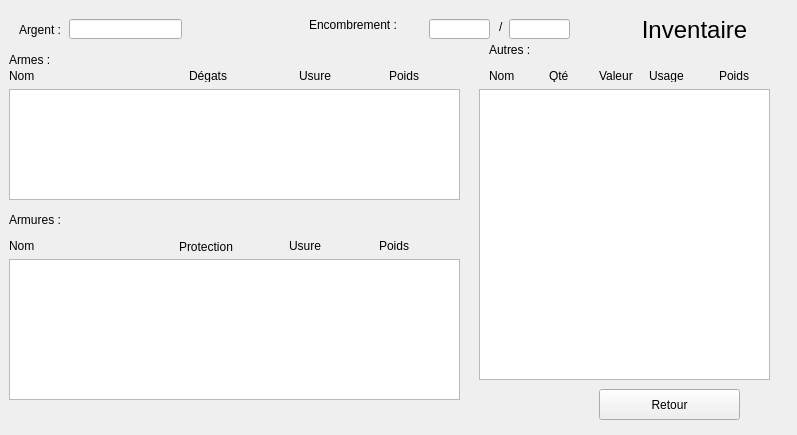
<?xml version="1.0" encoding="UTF-8"?>
<ui version="4.0">
 <class>formModifierPersonnage</class>
 <widget class="QDialog" name="formModifierPersonnage">
  <property name="geometry">
   <rect>
    <x>0</x>
    <y>0</y>
    <width>797</width>
    <height>435</height>
   </rect>
  </property>
  <property name="windowTitle">
   <string>Dialog</string>
  </property>
  <widget class="QStackedWidget" name="stackedWidget">
   <property name="geometry">
    <rect>
     <x>-1</x>
     <y>-1</y>
     <width>791</width>
     <height>431</height>
    </rect>
   </property>
   <property name="currentIndex">
    <number>1</number>
   </property>
   <widget class="QWidget" name="FeuillePersonnage">
    <widget class="QPushButton" name="InventaireButton">
     <property name="geometry">
      <rect>
       <x>13</x>
       <y>290</y>
       <width>75</width>
       <height>23</height>
      </rect>
     </property>
     <property name="text">
      <string>Inventaire</string>
     </property>
    </widget>
    <widget class="QLabel" name="Attribut_1Label">
     <property name="geometry">
      <rect>
       <x>10</x>
       <y>162</y>
       <width>83</width>
       <height>20</height>
      </rect>
     </property>
     <property name="text">
      <string>Attribut 1</string>
     </property>
    </widget>
    <widget class="QLabel" name="label">
     <property name="geometry">
      <rect>
       <x>231</x>
       <y>10</y>
       <width>351</width>
       <height>31</height>
      </rect>
     </property>
     <property name="font">
      <font>
       <pointsize>18</pointsize>
      </font>
     </property>
     <property name="text">
      <string>Feuille de Personnage :</string>
     </property>
     <property name="alignment">
      <set>Qt::AlignCenter</set>
     </property>
    </widget>
    <widget class="QLabel" name="label_22">
     <property name="geometry">
      <rect>
       <x>389</x>
       <y>66</y>
       <width>62</width>
       <height>20</height>
      </rect>
     </property>
     <property name="text">
      <string>Race :</string>
     </property>
    </widget>
    <widget class="QLabel" name="label_24">
     <property name="geometry">
      <rect>
       <x>10</x>
       <y>117</y>
       <width>759</width>
       <height>13</height>
      </rect>
     </property>
     <property name="text">
      <string>______________________________________________________________________________</string>
     </property>
     <property name="alignment">
      <set>Qt::AlignCenter</set>
     </property>
    </widget>
    <widget class="QListWidget" name="CompetenceList">
     <property name="geometry">
      <rect>
       <x>536</x>
       <y>162</y>
       <width>233</width>
       <height>73</height>
      </rect>
     </property>
    </widget>
    <widget class="QLineEdit" name="PVmaxEdit">
     <property name="geometry">
      <rect>
       <x>329</x>
       <y>136</y>
       <width>86</width>
       <height>20</height>
      </rect>
     </property>
    </widget>
    <widget class="QLineEdit" name="Attribut_4Edit">
     <property name="geometry">
      <rect>
       <x>421</x>
       <y>162</y>
       <width>109</width>
       <height>20</height>
      </rect>
     </property>
    </widget>
    <widget class="QLabel" name="Attribut_4Label">
     <property name="geometry">
      <rect>
       <x>307</x>
       <y>162</y>
       <width>108</width>
       <height>20</height>
      </rect>
     </property>
     <property name="text">
      <string>Attribut 4</string>
     </property>
    </widget>
    <widget class="QLabel" name="SanteLabel">
     <property name="geometry">
      <rect>
       <x>91</x>
       <y>136</y>
       <width>94</width>
       <height>20</height>
      </rect>
     </property>
     <property name="text">
      <string>PV :</string>
     </property>
    </widget>
    <widget class="QLabel" name="label_16">
     <property name="geometry">
      <rect>
       <x>307</x>
       <y>136</y>
       <width>16</width>
       <height>20</height>
      </rect>
     </property>
     <property name="text">
      <string>/</string>
     </property>
    </widget>
    <widget class="QLabel" name="ImagePerosnnageLabel">
     <property name="geometry">
      <rect>
       <x>15</x>
       <y>18</y>
       <width>111</width>
       <height>111</height>
      </rect>
     </property>
     <property name="text">
      <string/>
     </property>
    </widget>
    <widget class="QLineEdit" name="ClasseEdit">
     <property name="geometry">
      <rect>
       <x>457</x>
       <y>92</y>
       <width>155</width>
       <height>20</height>
      </rect>
     </property>
    </widget>
    <widget class="QLineEdit" name="Attribut_2Edit">
     <property name="geometry">
      <rect>
       <x>99</x>
       <y>188</y>
       <width>86</width>
       <height>20</height>
      </rect>
     </property>
    </widget>
    <widget class="QLabel" name="label_12">
     <property name="geometry">
      <rect>
       <x>142</x>
       <y>92</y>
       <width>43</width>
       <height>20</height>
      </rect>
     </property>
     <property name="text">
      <string>Nom :</string>
     </property>
    </widget>
    <widget class="QLineEdit" name="PrenomPersonnageEdit">
     <property name="geometry">
      <rect>
       <x>191</x>
       <y>66</y>
       <width>181</width>
       <height>20</height>
      </rect>
     </property>
    </widget>
    <widget class="QLabel" name="Attribut_2Label">
     <property name="geometry">
      <rect>
       <x>10</x>
       <y>188</y>
       <width>75</width>
       <height>20</height>
      </rect>
     </property>
     <property name="text">
      <string>Attribut 2 </string>
     </property>
    </widget>
    <widget class="QLabel" name="label_8">
     <property name="geometry">
      <rect>
       <x>389</x>
       <y>92</y>
       <width>62</width>
       <height>20</height>
      </rect>
     </property>
     <property name="text">
      <string>Classe :</string>
     </property>
    </widget>
    <widget class="QLineEdit" name="PVactuelEdit">
     <property name="geometry">
      <rect>
       <x>191</x>
       <y>136</y>
       <width>110</width>
       <height>20</height>
      </rect>
     </property>
    </widget>
    <widget class="QLineEdit" name="Attribut_3Edit">
     <property name="geometry">
      <rect>
       <x>99</x>
       <y>214</y>
       <width>86</width>
       <height>20</height>
      </rect>
     </property>
    </widget>
    <widget class="QLabel" name="label_7">
     <property name="geometry">
      <rect>
       <x>411</x>
       <y>40</y>
       <width>201</width>
       <height>20</height>
      </rect>
     </property>
     <property name="text">
      <string>Joueur :</string>
     </property>
    </widget>
    <widget class="QLabel" name="label_19">
     <property name="geometry">
      <rect>
       <x>145</x>
       <y>238</y>
       <width>155</width>
       <height>13</height>
      </rect>
     </property>
     <property name="text">
      <string>Descriptif :</string>
     </property>
    </widget>
    <widget class="QLabel" name="label_20">
     <property name="geometry">
      <rect>
       <x>635</x>
       <y>68</y>
       <width>40</width>
       <height>20</height>
      </rect>
     </property>
     <property name="text">
      <string>Niveau :</string>
     </property>
    </widget>
    <widget class="QLabel" name="label_18">
     <property name="geometry">
      <rect>
       <x>641</x>
       <y>96</y>
       <width>40</width>
       <height>20</height>
      </rect>
     </property>
     <property name="text">
      <string>Sexe :</string>
     </property>
    </widget>
    <widget class="QLabel" name="label_11">
     <property name="geometry">
      <rect>
       <x>536</x>
       <y>136</y>
       <width>233</width>
       <height>20</height>
      </rect>
     </property>
     <property name="text">
      <string>Compétences :</string>
     </property>
    </widget>
    <widget class="QLabel" name="Attribut_3Label">
     <property name="geometry">
      <rect>
       <x>10</x>
       <y>214</y>
       <width>75</width>
       <height>21</height>
      </rect>
     </property>
     <property name="text">
      <string>Attribut 3</string>
     </property>
    </widget>
    <widget class="QTextEdit" name="DescriptifEdit">
     <property name="geometry">
      <rect>
       <x>105</x>
       <y>268</y>
       <width>678</width>
       <height>131</height>
      </rect>
     </property>
    </widget>
    <widget class="QLineEdit" name="RaceEdit">
     <property name="geometry">
      <rect>
       <x>457</x>
       <y>66</y>
       <width>155</width>
       <height>20</height>
      </rect>
     </property>
    </widget>
    <widget class="QPushButton" name="retourButton">
     <property name="geometry">
      <rect>
       <x>705</x>
       <y>408</y>
       <width>75</width>
       <height>23</height>
      </rect>
     </property>
     <property name="text">
      <string>Retour</string>
     </property>
    </widget>
    <widget class="QLineEdit" name="NomEdit">
     <property name="geometry">
      <rect>
       <x>191</x>
       <y>92</y>
       <width>181</width>
       <height>20</height>
      </rect>
     </property>
    </widget>
    <widget class="QLineEdit" name="Attribut_6Edit">
     <property name="geometry">
      <rect>
       <x>421</x>
       <y>214</y>
       <width>109</width>
       <height>20</height>
      </rect>
     </property>
    </widget>
    <widget class="QLineEdit" name="Attribut_5Edit">
     <property name="geometry">
      <rect>
       <x>421</x>
       <y>188</y>
       <width>109</width>
       <height>20</height>
      </rect>
     </property>
    </widget>
    <widget class="QLineEdit" name="AgeEdit">
     <property name="geometry">
      <rect>
       <x>687</x>
       <y>46</y>
       <width>91</width>
       <height>20</height>
      </rect>
     </property>
    </widget>
    <widget class="QLineEdit" name="Attribut_1Edit">
     <property name="geometry">
      <rect>
       <x>99</x>
       <y>162</y>
       <width>86</width>
       <height>20</height>
      </rect>
     </property>
    </widget>
    <widget class="QLabel" name="label_9">
     <property name="geometry">
      <rect>
       <x>142</x>
       <y>66</y>
       <width>43</width>
       <height>20</height>
      </rect>
     </property>
     <property name="text">
      <string>Prénom :</string>
     </property>
    </widget>
    <widget class="QLabel" name="Attribut_6Label">
     <property name="geometry">
      <rect>
       <x>307</x>
       <y>214</y>
       <width>108</width>
       <height>21</height>
      </rect>
     </property>
     <property name="text">
      <string>Attribut 6</string>
     </property>
    </widget>
    <widget class="QLabel" name="label_23">
     <property name="geometry">
      <rect>
       <x>641</x>
       <y>46</y>
       <width>40</width>
       <height>20</height>
      </rect>
     </property>
     <property name="text">
      <string>Age :</string>
     </property>
    </widget>
    <widget class="QLabel" name="Attribut_5Label">
     <property name="geometry">
      <rect>
       <x>307</x>
       <y>188</y>
       <width>108</width>
       <height>20</height>
      </rect>
     </property>
     <property name="text">
      <string>Attribut 5</string>
     </property>
    </widget>
    <widget class="QLineEdit" name="SexeEdit">
     <property name="geometry">
      <rect>
       <x>687</x>
       <y>98</y>
       <width>91</width>
       <height>20</height>
      </rect>
     </property>
    </widget>
    <widget class="QLineEdit" name="NiveauEdit">
     <property name="geometry">
      <rect>
       <x>687</x>
       <y>72</y>
       <width>91</width>
       <height>20</height>
      </rect>
     </property>
    </widget>
   </widget>
   <widget class="QWidget" name="Inventaire">
    <widget class="QLabel" name="label_2">
     <property name="geometry">
      <rect>
       <x>490</x>
       <y>40</y>
       <width>91</width>
       <height>21</height>
      </rect>
     </property>
     <property name="text">
      <string>Autres :</string>
     </property>
    </widget>
    <widget class="QLabel" name="label_5">
     <property name="geometry">
      <rect>
       <x>310</x>
       <y>10</y>
       <width>111</width>
       <height>31</height>
      </rect>
     </property>
     <property name="text">
      <string>Encombrement :</string>
     </property>
    </widget>
    <widget class="QLineEdit" name="ArgentLineEdit">
     <property name="geometry">
      <rect>
       <x>70</x>
       <y>20</y>
       <width>113</width>
       <height>20</height>
      </rect>
     </property>
    </widget>
    <widget class="QTableView" name="ObjetTable">
     <property name="geometry">
      <rect>
       <x>480</x>
       <y>90</y>
       <width>291</width>
       <height>291</height>
      </rect>
     </property>
    </widget>
    <widget class="QLineEdit" name="EncombrementValeurEdit">
     <property name="geometry">
      <rect>
       <x>430</x>
       <y>20</y>
       <width>61</width>
       <height>20</height>
      </rect>
     </property>
    </widget>
    <widget class="QLabel" name="label_27">
     <property name="geometry">
      <rect>
       <x>380</x>
       <y>240</y>
       <width>47</width>
       <height>13</height>
      </rect>
     </property>
     <property name="text">
      <string>Poids</string>
     </property>
    </widget>
    <widget class="QLabel" name="label_14">
     <property name="geometry">
      <rect>
       <x>190</x>
       <y>70</y>
       <width>47</width>
       <height>13</height>
      </rect>
     </property>
     <property name="text">
      <string>Dégats</string>
     </property>
    </widget>
    <widget class="QLabel" name="label_32">
     <property name="geometry">
      <rect>
       <x>720</x>
       <y>70</y>
       <width>47</width>
       <height>13</height>
      </rect>
     </property>
     <property name="text">
      <string>Poids</string>
     </property>
    </widget>
    <widget class="QLineEdit" name="EncombrementSeuilEdit">
     <property name="geometry">
      <rect>
       <x>510</x>
       <y>20</y>
       <width>61</width>
       <height>20</height>
      </rect>
     </property>
    </widget>
    <widget class="QLabel" name="label_15">
     <property name="geometry">
      <rect>
       <x>300</x>
       <y>70</y>
       <width>47</width>
       <height>13</height>
      </rect>
     </property>
     <property name="text">
      <string>Usure</string>
     </property>
    </widget>
    <widget class="QLabel" name="label_26">
     <property name="geometry">
      <rect>
       <x>290</x>
       <y>240</y>
       <width>47</width>
       <height>13</height>
      </rect>
     </property>
     <property name="text">
      <string>Usure</string>
     </property>
    </widget>
    <widget class="QLabel" name="label_3">
     <property name="geometry">
      <rect>
       <x>10</x>
       <y>50</y>
       <width>71</width>
       <height>21</height>
      </rect>
     </property>
     <property name="text">
      <string>Armes :</string>
     </property>
    </widget>
    <widget class="QLabel" name="label_13">
     <property name="geometry">
      <rect>
       <x>10</x>
       <y>70</y>
       <width>47</width>
       <height>13</height>
      </rect>
     </property>
     <property name="text">
      <string>Nom</string>
     </property>
    </widget>
    <widget class="QTableView" name="ArmesTable">
     <property name="geometry">
      <rect>
       <x>10</x>
       <y>90</y>
       <width>451</width>
       <height>111</height>
      </rect>
     </property>
    </widget>
    <widget class="QLabel" name="label_6">
     <property name="geometry">
      <rect>
       <x>500</x>
       <y>20</y>
       <width>16</width>
       <height>16</height>
      </rect>
     </property>
     <property name="text">
      <string>/</string>
     </property>
    </widget>
    <widget class="QLabel" name="label_25">
     <property name="geometry">
      <rect>
       <x>180</x>
       <y>240</y>
       <width>61</width>
       <height>16</height>
      </rect>
     </property>
     <property name="text">
      <string>Protection</string>
     </property>
    </widget>
    <widget class="QLabel" name="label_29">
     <property name="geometry">
      <rect>
       <x>550</x>
       <y>70</y>
       <width>47</width>
       <height>13</height>
      </rect>
     </property>
     <property name="text">
      <string>Qté</string>
     </property>
    </widget>
    <widget class="QLabel" name="label_10">
     <property name="geometry">
      <rect>
       <x>10</x>
       <y>210</y>
       <width>61</width>
       <height>21</height>
      </rect>
     </property>
     <property name="text">
      <string>Armures :</string>
     </property>
    </widget>
    <widget class="QLabel" name="label_31">
     <property name="geometry">
      <rect>
       <x>650</x>
       <y>70</y>
       <width>47</width>
       <height>13</height>
      </rect>
     </property>
     <property name="text">
      <string>Usage</string>
     </property>
    </widget>
    <widget class="QLabel" name="label_4">
     <property name="geometry">
      <rect>
       <x>20</x>
       <y>20</y>
       <width>71</width>
       <height>21</height>
      </rect>
     </property>
     <property name="text">
      <string>Argent :</string>
     </property>
    </widget>
    <widget class="QLabel" name="label_30">
     <property name="geometry">
      <rect>
       <x>600</x>
       <y>70</y>
       <width>47</width>
       <height>13</height>
      </rect>
     </property>
     <property name="text">
      <string>Valeur</string>
     </property>
    </widget>
    <widget class="QLabel" name="label_21">
     <property name="geometry">
      <rect>
       <x>10</x>
       <y>240</y>
       <width>47</width>
       <height>13</height>
      </rect>
     </property>
     <property name="text">
      <string>Nom </string>
     </property>
    </widget>
    <widget class="QLabel" name="label_28">
     <property name="geometry">
      <rect>
       <x>490</x>
       <y>70</y>
       <width>47</width>
       <height>13</height>
      </rect>
     </property>
     <property name="text">
      <string>Nom</string>
     </property>
    </widget>
    <widget class="QLabel" name="label_17">
     <property name="geometry">
      <rect>
       <x>390</x>
       <y>70</y>
       <width>47</width>
       <height>13</height>
      </rect>
     </property>
     <property name="text">
      <string>Poids</string>
     </property>
    </widget>
    <widget class="QTableView" name="ArmureTable">
     <property name="geometry">
      <rect>
       <x>10</x>
       <y>260</y>
       <width>451</width>
       <height>141</height>
      </rect>
     </property>
    </widget>
    <widget class="QLabel" name="label_33">
     <property name="geometry">
      <rect>
       <x>630</x>
       <y>10</y>
       <width>131</width>
       <height>41</height>
      </rect>
     </property>
     <property name="font">
      <font>
       <pointsize>18</pointsize>
       <weight>50</weight>
       <bold>false</bold>
      </font>
     </property>
     <property name="text">
      <string>Inventaire</string>
     </property>
     <property name="alignment">
      <set>Qt::AlignCenter</set>
     </property>
    </widget>
    <widget class="QPushButton" name="RetourButton">
     <property name="geometry">
      <rect>
       <x>600</x>
       <y>390</y>
       <width>141</width>
       <height>31</height>
      </rect>
     </property>
     <property name="text">
      <string>Retour</string>
     </property>
    </widget>
   </widget>
  </widget>
 </widget>
 <resources/>
 <connections/>
</ui>
